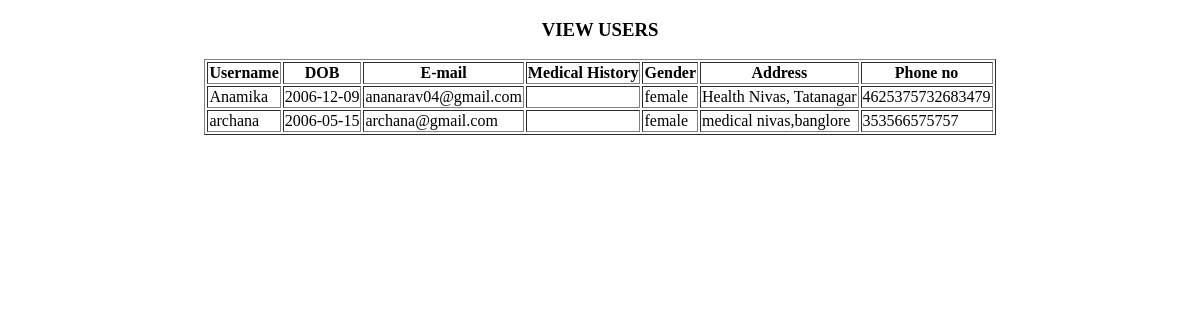
Before: /ViewUsers with the older database file.
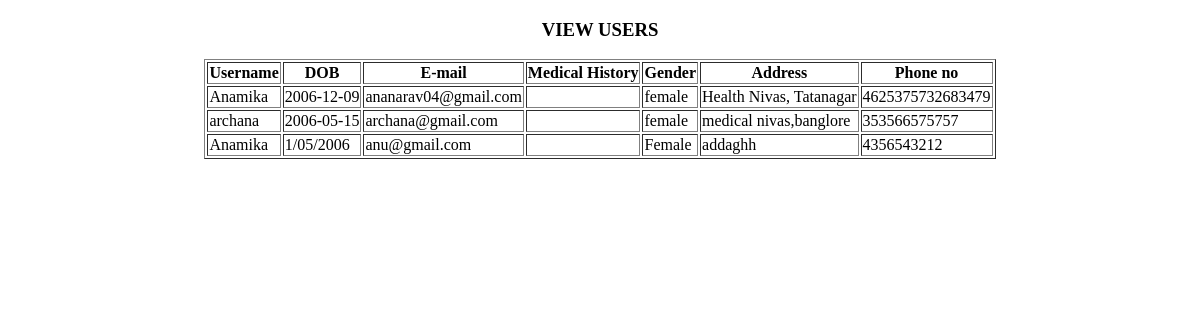
After: the same page with the newer database file.
### HealthEmergencyApp/models.py (models this page shows)
class UserModel(models.Model):
    LOGIN=models.ForeignKey(LoginModel,on_delete=models.CASCADE,null=True,blank=True)
    Name=models.CharField(max_length=30,null=True,blank=True)
    Dob=models.CharField(max_length=100,null=True,blank=True)
    Gender=models.CharField(max_length=40,null=True,blank=True)
    Email=models.CharField(max_length=40,null=True,blank=True)
    Address=models.CharField(max_length=40,null=True,blank=True)
    Contact_no=models.BigIntegerField(null=True,blank=True)
    Photo = models.FileField(upload_to='userprofile/',null=True, blank=True)

### HealthEmergencyApp/views.py (the view)
# urls.py: path('ViewUsers',ViewUsers.as_view(),name="ViewUsers"),
class ViewUsers(View):
    def get(self, request):
        c=UserModel.objects.all()
        return render(request, "Administration/view_users.html",{'users':c})

### templates/Administration/view_users.html (shortened to what this page needs)
<!DOCTYPE html>
<html lang="en">
<head>
</head>
<body>
    <center>
    <h3>VIEW USERS</h3>
    <table border="1">
        <tr>
            <th>Username</th>
            <th>DOB</th>
            <th>E-mail</th>
            <th>Medical History</th>
            <th>Gender</th>
            <th>Address</th>
            <th>Phone no</th>
        </tr>
        {% for i in users %}
        <tr>
            <td>{{i.Name}}</td>
            <td>{{i.Dob}}</td>
            <td>{{i.Email}}</td>
            <td>{{i.MedicalHistory}}</td>
            <td>{{i.Gender}}</td>
            <td>{{i.Address}}</td>
            <td>{{i.Contact_no}}</td>
        </tr>
        {% endfor %}
    </table>
</center>
</body>
</html>

Changed rows visible on the page:
added UserModel: Name "Anamika", Dob "1/05/2006", Email "anu@gmail.com", Gender "Female", Address "addaghh", Contact_no "4356543212"
